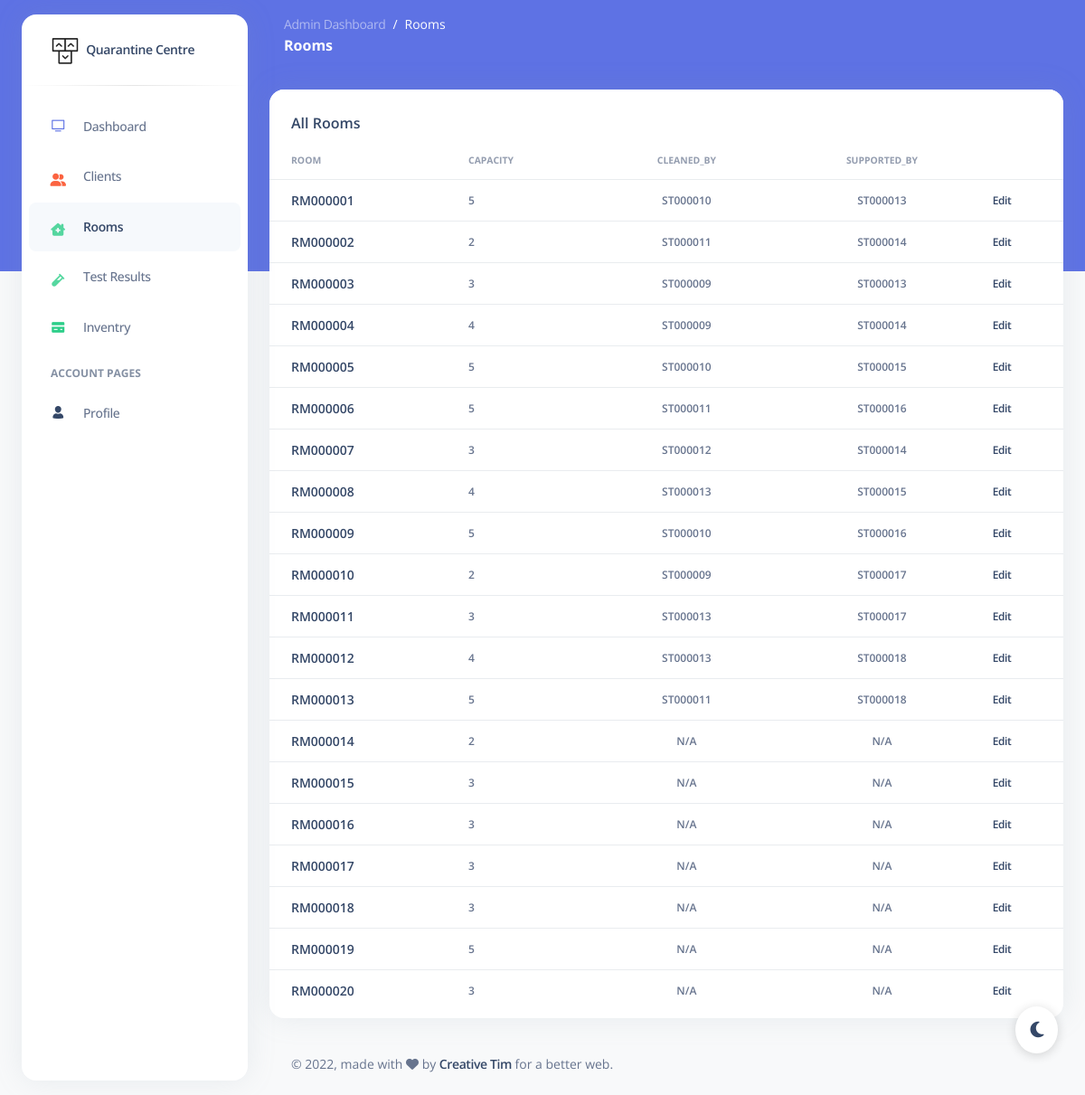
Page /app/rooms.php (signed in) on the committed database.
### tables this page shows
CREATE TABLE room (
  id VARCHAR(8) PRIMARY KEY,
  capacity INT NOT NULL,
  cleaned_by VARCHAR(8),
  supported_by VARCHAR(8),
  FOREIGN KEY (cleaned_by) REFERENCES staff(id) ON UPDATE CASCADE ON DELETE RESTRICT,
  FOREIGN KEY (supported_by) REFERENCES staff(id) ON UPDATE CASCADE ON DELETE RESTRICT
);

### app/rooms.php (the view, shortened to what this page needs)
<?php
include("session.php");
$room_query = "SELECT * FROM room ORDER BY id";
$rooms = mysqli_query($db, $room_query);
?>
<!DOCTYPE html>
<html lang="en">
<head>
  <link href="../assets/css/nucleo-icons.css" rel="stylesheet" />
  <link href="../assets/css/nucleo-svg.css" rel="stylesheet" />
  <link href="../assets/css/nucleo-svg.css" rel="stylesheet" />
  <link href="../assets/css/argon-dashboard.css?v=2.0.0" rel="stylesheet" />
  <link href="../assets/css/custom.css" rel="stylesheet" />
</head>
<body class="g-sidenav-show bg-gray-100">
  <aside class="sidenav bg-white navbar navbar-vertical navbar-expand-xs border-0 border-radius-xl my-3 fixed-start ms-4 " id="sidenav-main">
    <div class="sidenav-header">
      <a class="navbar-brand m-0" href=" https://demos.creative-tim.com/argon-dashboard/example_pages/dashboard.html " target="_blank">
        <img src="../assets/img/logo-ct-dark.png" class="navbar-brand-img h-100" alt="main_logo">
        <span class="ms-1 font-weight-bold">Quarantine Centre</span>
      </a>
    </div>
    <hr class="horizontal dark mt-0">
    <div class="w-auto " id="sidenav-collapse-main">
      <ul class="navbar-nav">
        <li class="nav-item">
          <a class="nav-link" href="../example_pages/dashboard.html">
            <div class="icon icon-shape icon-sm border-radius-md text-center me-2 d-flex align-items-center justify-content-center">
              <i class="ni ni-tv-2 text-primary text-sm opacity-10"></i>
            </div>
            <span class="nav-link-text ms-1">Dashboard</span>
          </a>
        </li>
        <li class="nav-item">
          <a class="nav-link " href="clients.php">
            <div class="icon icon-shape icon-sm border-radius-md text-center me-2 d-flex align-items-center justify-content-center">
              <i class="fa fa-user-group text-warning text-sm opacity-10"></i>
            </div>
            <span class="nav-link-text ms-1">Clients</span>
          </a>
        </li>
        <li class="nav-item">
          <a class="nav-link active" href="rooms.php">
            <div class="icon icon-shape icon-sm border-radius-md text-center me-2 d-flex align-items-center justify-content-center">
              <i class="fa-solid fa-house-chimney-medical text-success text-sm"></i>
            </div>
            <span class="nav-link-text ms-1">Rooms</span>
          </a>
        </li>
        <li class="nav-item">
          <a class="nav-link " href="#">
            <div class="icon icon-shape icon-sm border-radius-md text-center me-2 d-flex align-items-center justify-content-center">
              <i class="fa-solid fa-vial text-success text-sm"></i>
            </div>
            <span class="nav-link-text ms-1">Test Results</span>
          </a>
        </li>
        <li class="nav-item">
          <a class="nav-link " href="#">
            <div class="icon icon-shape icon-sm border-radius-md text-center me-2 d-flex align-items-center justify-content-center">
              <i class="ni ni-credit-card text-success text-sm opacity-10"></i>
            </div>
            <span class="nav-link-text ms-1">Inventry</span>
          </a>
        </li>
        <li class="nav-item mt-3">
          <h6 class="ps-4 ms-2 text-uppercase text-xs font-weight-bolder opacity-6">Account pages</h6>
        </li>
        <li class="nav-item">
          <a class="nav-link " href="../example_pages/profile.html">
            <div class="icon icon-shape icon-sm border-radius-md text-center me-2 d-flex align-items-center justify-content-center">
              <i class="ni ni-single-02 text-dark text-sm opacity-10"></i>
            </div>
            <span class="nav-link-text ms-1">Profile</span>
          </a>
        </li>
      </ul>
    </div>
  </aside>
  <main class="main-content position-relative border-radius-lg ">
    <nav class="navbar navbar-main navbar-expand-lg px-0 mx-4 shadow-none border-radius-xl " id="navbarBlur" data-scroll="false">
      <div class="container-fluid py-1 px-3">
        <nav aria-label="breadcrumb">
          <ol class="breadcrumb bg-transparent mb-0 pb-0 pt-1 px-0 me-sm-6 me-5">
            <li class="breadcrumb-item text-sm"><a class="opacity-5 text-white" href="dashboard.php">Admin Dashboard</a></li>
            <li class="breadcrumb-item text-sm text-white active" aria-current="page">Rooms</li>
          </ol>
          <h6 class="font-weight-bolder text-white mb-0">Rooms</h6>
        </nav>
      </div>
    </nav>
    <div class="container-fluid py-4">
      <div class="row">
        <div class="col-12">
          <div class="card mb-4">
            <div class="card-header pb-0">
              <h6>All Rooms</h6>
            </div>
            <div class="card-body px-0 pt-0 pb-2">
              <div class="table-responsive p-0">
                <table class="table align-items-center mb-0">
                  <thead>
                    <tr>
                      <th class="text-uppercase text-xxs font-weight-bolder opacity-7">Room</th>
                      <th class="text-uppercase text-xxs font-weight-bolder opacity-7 ps-2">Capacity</th>
                      <th class="text-center text-uppercase text-xxs font-weight-bolder opacity-7">cleaned_by</th>
                      <th class="text-center text-uppercase text-xxs font-weight-bolder opacity-7">supported_by</th>
                      <th class="opacity-7"></th>
                    </tr>
                  </thead>
                  <tbody>
                    <?php
                    while ($row = mysqli_fetch_array($rooms)) {
                    ?>
                      <tr>
                        <td>
                          <div class="d-flex px-3 py-1">
                            <div class="d-flex flex-column justify-content-center">
                              <h6 class="mb-0 text-sm">
                                <?php echo $row["id"];?>
                              </h6>
                            </div>
                          </div>
                        </td>
                        <td>
                          <p class="text-xs font-weight-bold mb-0"><?php echo $row["capacity"] ?></p>
                        </td>
                        <td class="align-middle text-center">
                          <span class="text-xs font-weight-bold">
                            <?php echo ($row["cleaned_by"] == "") ? "N/A" : $row["cleaned_by"]; ?>
                          </span>
                        </td>
                        <td class="align-middle text-center">
                          <span class="text-xs font-weight-bold">
                            <?php echo ($row["supported_by"] == "") ? "N/A" : $row["supported_by"]; ?>
                          </span>
                        </td>
                        <td class="align-middle">
                          <a href="manage_client.php?id=<?php echo $row["id"] ?>" class="font-weight-bold text-xs btn-tooltip" data-toggle="tooltip" data-original-title="Edit user">
                            Edit
                          </a>
                        </td>
                      </tr>
                    <?php
                    }
                    ?>
                  </tbody>
                </table>
              </div>
            </div>
          </div>
        </div>
      </div>
      <footer class="footer pt-3  ">
        <div class="container-fluid">
          <div class="row align-items-center justify-content-lg-between">
            <div class="col-lg-6 mb-lg-0 mb-4">
              <div class="copyright text-center text-sm text-muted text-lg-start">
                © ,
                made with <i class="fa fa-heart"></i> by
                <a href="https://www.creative-tim.com" class="font-weight-bold" target="_blank">Creative Tim</a>
                for a better web.
              </div>
            </div>
          </div>
        </div>
      </footer>
    </div>
  </main>
  <div class="dark-mode-plugin">
    <button class="btn btn-round dark-mode-plugin-button text-dark position-fixed px-3 py-2" onclick="darkMode(this)">
      <i class="fa-solid fa-moon py-2"> </i>
    </button>
  </div>
</body>
</html>

### app/assets/css/nucleo-svg.css (style rules this page uses)
.icon { display: inline-block; color: #111111; height: 1em; width: 1em; }
.icon-sm { height: 0.8em; width: 0.8em; }
.icon { fill: currentColor; stroke: none; }

### app/assets/css/custom.css (style rules this page uses)
.dark-mode-plugin .dark-mode-plugin-button { background: #fff; border-radius: 50%; bottom: 30px; right: 30px; font-size: 1.25rem; z-index: 990; box-shadow: 0 2px 12px 0 rgba(0, 0, 0, 0.16); cursor: pointer; }

### rows in the picture
room: id "RM000001", capacity "5", cleaned_by "ST000010", supported_by "ST000013"
room: id "RM000002", capacity "2", cleaned_by "ST000011", supported_by "ST000014"
room: id "RM000003", capacity "3", cleaned_by "ST000009", supported_by "ST000013"
room: id "RM000004", capacity "4", cleaned_by "ST000009", supported_by "ST000014"
room: id "RM000005", capacity "5", cleaned_by "ST000010", supported_by "ST000015"
room: id "RM000006", capacity "5", cleaned_by "ST000011", supported_by "ST000016"
room: id "RM000007", capacity "3", cleaned_by "ST000012", supported_by "ST000014"
room: id "RM000008", capacity "4", cleaned_by "ST000013", supported_by "ST000015"
room: id "RM000009", capacity "5", cleaned_by "ST000010", supported_by "ST000016"
room: id "RM000010", capacity "2", cleaned_by "ST000009", supported_by "ST000017"
room: id "RM000011", capacity "3", cleaned_by "ST000013", supported_by "ST000017"
room: id "RM000012", capacity "4", cleaned_by "ST000013", supported_by "ST000018"
room: id "RM000013", capacity "5", cleaned_by "ST000011", supported_by "ST000018"
room: id "RM000014", capacity "2", shows "N/A"
room: id "RM000015", capacity "3", shows "N/A"
room: id "RM000016", capacity "3", shows "N/A"
room: id "RM000017", capacity "3", shows "N/A"
room: id "RM000018", capacity "3", shows "N/A"
room: id "RM000019", capacity "5", shows "N/A"
room: id "RM000020", capacity "3", shows "N/A"
